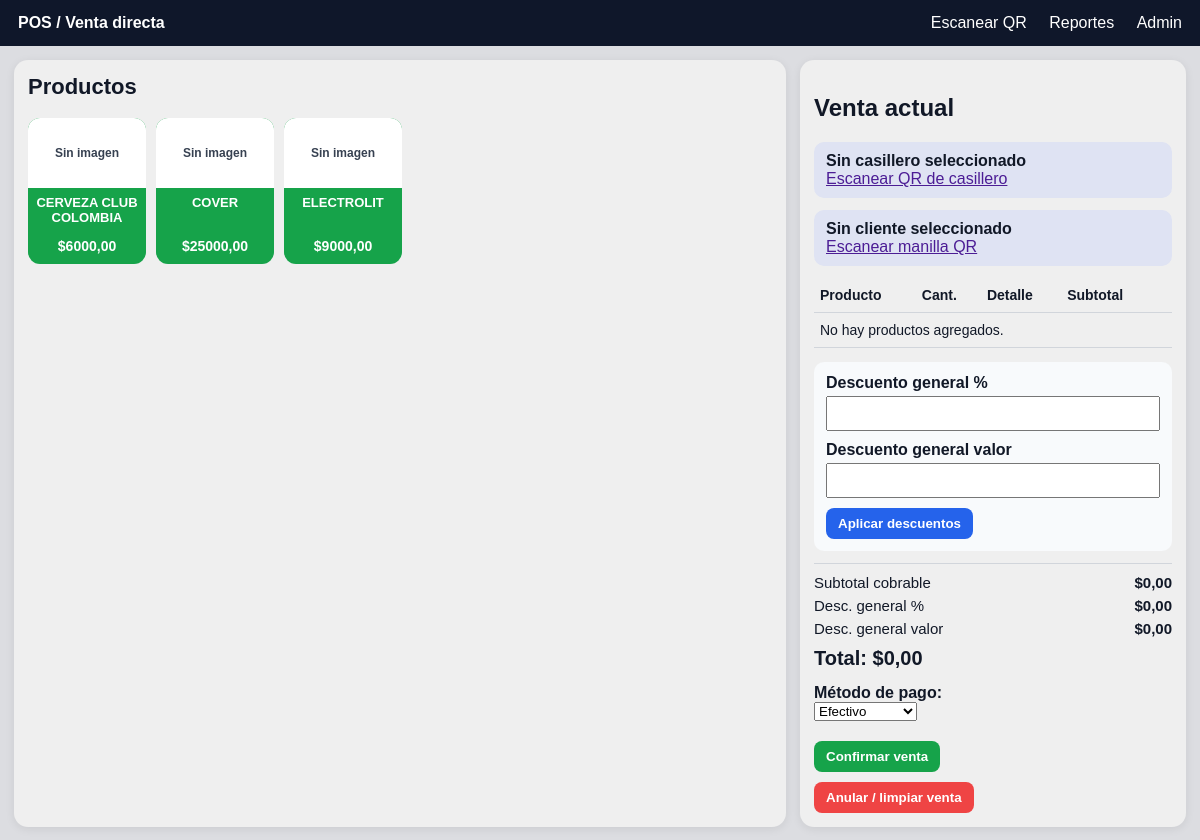
Before: /pos/ with the older database file.
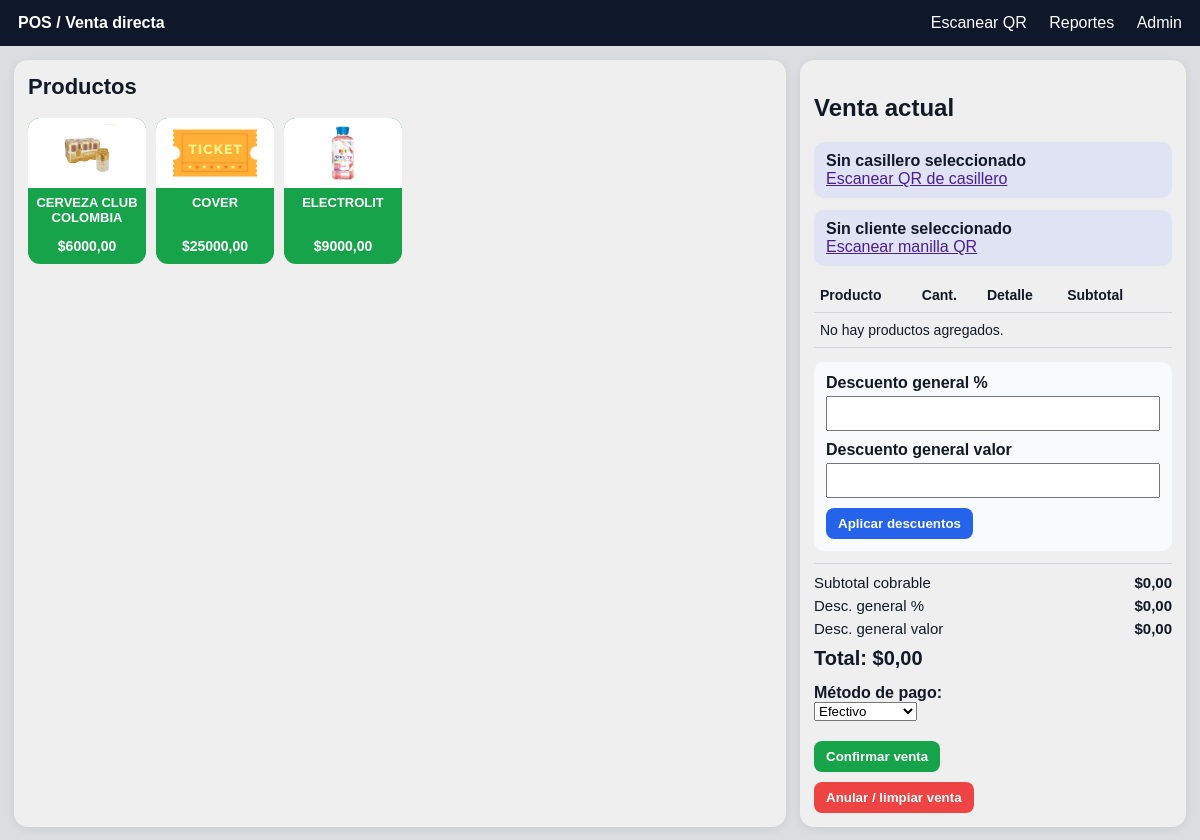
After: the same page with the newer database file.
### core/models.py (models this page shows, shortened)
class Producto(models.Model):
    categoria = models.ForeignKey(
        CategoriaProducto,
        null=True,
        blank=True,
        on_delete=models.SET_NULL,
        related_name="productos",
    )
    nombre = models.CharField(max_length=150)
    sku = models.CharField(max_length=60, blank=True)
    descripcion = models.TextField(blank=True)
    precio = models.DecimalField(
        max_digits=12,
        decimal_places=2,
        default=Decimal("0.00"),
    )
    stock = models.IntegerField(default=0)
    controlar_stock = models.BooleanField(default=False)
    activo = models.BooleanField(default=True)
    mostrar_en_pos = models.BooleanField(default=True)
    orden_pos = models.PositiveIntegerField(default=0)
    color_pos = models.CharField(max_length=20, blank=True, default="#0a8f08")
    imagen = models.ImageField(upload_to="productos/", blank=True, null=True)
    class Meta:
        ordering = ["orden_pos", "nombre"]

### core/views.py (the view, shortened to what this page needs)
# urls.py: path("", RedirectView.as_view(url="/pos/", permanent=False)),
@require_http_methods(["GET", "POST"])
def pos(request):
    if "sin_cliente" in request.GET:
        request.session.pop("pos_cliente_id", None)
        request.session.modified = True
    if "sin_casillero" in request.GET:
        request.session.pop("pos_casillero_id", None)
        request.session.modified = True
    cliente = None
    cliente_id = request.session.get("pos_cliente_id")
    if cliente_id:
        cliente = Cliente.objects.filter(id=cliente_id).first()
    casillero = None
    casillero_id = request.session.get("pos_casillero_id")
    if casillero_id:
        casillero = Casillero.objects.filter(id=casillero_id).first()
    cart = normalize_cart(get_cart(request))
    save_cart(request, cart)
    productos = (
        Producto.objects.filter(activo=True, mostrar_en_pos=True)
        .select_related("categoria")
        .order_by("categoria__orden", "orden_pos", "nombre")
    )
    cart_items, subtotal_cobrable = build_cart_items(cart)
    descuento_porcentaje_venta = get_sale_discount_porcentaje(request)
    descuento_manual_venta = get_sale_discount_manual(request)
    valor_descuento_porcentaje_venta = (
        subtotal_cobrable * descuento_porcentaje_venta
    ) / Decimal("100.00")
    total_carrito = subtotal_cobrable - valor_descuento_porcentaje_venta - descuento_manual_venta
    if total_carrito < Decimal("0.00"):
        total_carrito = Decimal("0.00")
    return render(
        request,
        "core/pos.html",
        {
            "productos": productos,
            "cliente": cliente,
            "casillero": casillero,
            "cart_items": cart_items,
            "subtotal_cobrable": subtotal_cobrable,
            "descuento_porcentaje_venta": descuento_porcentaje_venta,
            "descuento_manual_venta": descuento_manual_venta,
            "valor_descuento_porcentaje_venta": valor_descuento_porcentaje_venta,
            "total_carrito": total_carrito,
            "metodos_pago": Venta.MetodoPago.choices,
        },
    )

### core/context_processors.py (called while the page is built)
def configuracion_sitio(request):
    return {
        "config_sitio": ConfiguracionSitio.objects.first()
    }

### core/views.py (called while the page is built, shortened)
def parse_decimal_safe(valor, default="0.00"):
    try:
        texto = str(valor).replace(",", ".").strip()
        if not texto:
            return Decimal(default)
        return Decimal(texto)
    except (InvalidOperation, TypeError, ValueError):
        return Decimal(default)

def get_cart(request):
    cart = request.session.get("pos_cart", {})
    if not isinstance(cart, dict):
        return {}
    return cart

def save_cart(request, cart):
    request.session["pos_cart"] = cart
    request.session.modified = True

def get_sale_discount_porcentaje(request):
    return parse_decimal_safe(request.session.get("pos_descuento_porcentaje", "0.00"))

def get_sale_discount_manual(request):
    return parse_decimal_safe(request.session.get("pos_descuento_manual", "0.00"))

def normalize_cart(cart):
    cart_normalizado = {}
    return cart_normalizado

### core/templates/core/pos.html (shortened to what the changed rows need)
<!DOCTYPE html>
<html lang="es">
<head>
</head>
<body>
    <div class="layout">
        <div class="panel">
            <h2>Productos</h2>
            <div class="productos-grid">
                {% for producto in productos %}
                    <form method="post" style="margin:0;">
                        <button type="submit" class="producto-card">
                            <div class="img-wrap">
                                {% if producto.imagen %}
                                    <img src="{{ producto.imagen.url }}" alt="{{ producto.nombre }}">
                                {% else %}
                                    <div class="sin-imagen">Sin imagen</div>
                                {% endif %}
                            </div>
                            <div class="contenido">
                                <div class="nombre">{{ producto.nombre|upper }}</div>
                                <div class="precio">${{ producto.precio }}</div>
                            </div>
                        </button>
                    </form>
                {% empty %}
                    <p>No hay productos activos para mostrar en el POS.</p>
                {% endfor %}
            </div>
        </div>
        <div class="venta-actual">
            <h2>Venta actual</h2>
            <table>
                <thead>
                    <tr>
                        <th>Producto</th>
                        <th>Cant.</th>
                        <th>Detalle</th>
                        <th>Subtotal</th>
                        <th></th>
                    </tr>
                </thead>
            </table>
        </div>
    </div>
</body>
</html>

Changed rows visible on the page:
changed Producto "CERVEZA CLUB COLOMBIA": imagen: picture added; no longer shows "Sin imagen"
changed Producto "COVER": imagen: picture added; no longer shows "Sin imagen"
changed Producto "ELECTROLIT": imagen: picture added; no longer shows "Sin imagen"
